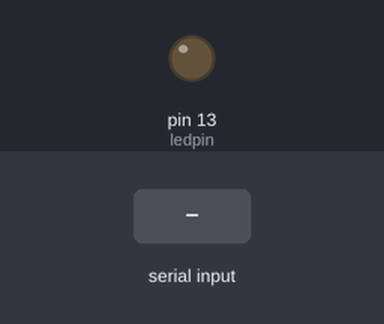
Recording of a sketch running on a simulated Arduino Mega 2560, built with avr-gcc and run on an emulated ATmega2560. On the bench: output pins drawn as LEDs (lit = HIGH). The test bench sets the inputs (shaded band).

Above: at 1.2 s.
1.3 s: "H" received over the second serial link
At 2.5 s:
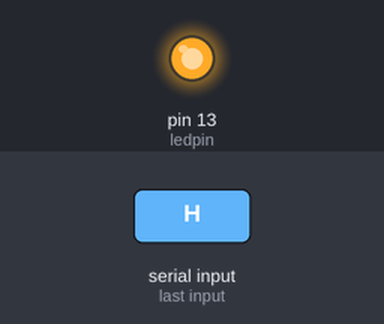
2.9 s: "1" received over the second serial link
At 3.7 s:
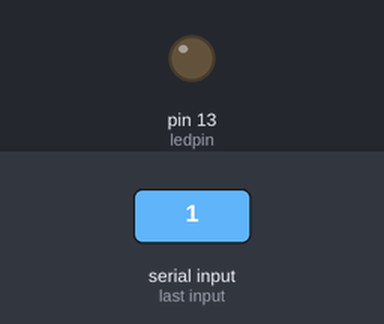
Timing chart, 0 to 5.9 s (numbered marks = the images above; inputs shaded):
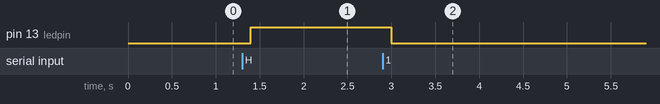

The sketch:

bluetooth_test.ino
```cpp
char val; // variable to receive data from the serial port
int ledpin = 13; // LED connected to pin 48 (on-board LED)
void setup() {
  pinMode(ledpin, OUTPUT);  // pin 48 (on-board LED) as OUTPUT
  Serial2.begin(9600);       // start serial communication at 9600bps
  digitalWrite(ledpin, LOW);
}
void loop() {
  if( Serial2.available() )       // if data is available to read
  {
    val = Serial2.read();         // read it and store it in 'val'
  }
  if( val == 'H' )               // if 'H' was received
  {
    digitalWrite(ledpin, HIGH);  // turn ON the LED
  } else {
    digitalWrite(ledpin, LOW);   // otherwise turn it OFF
  }
  delay(100);                    // wait 100ms for next reading
}
```

Measured:
- after the input at 1.3 s, pin 13 (ledpin): LOW → HIGH after 0.10 s
- after the input at 2.9 s, pin 13 (ledpin): HIGH → LOW after 0.10 s
